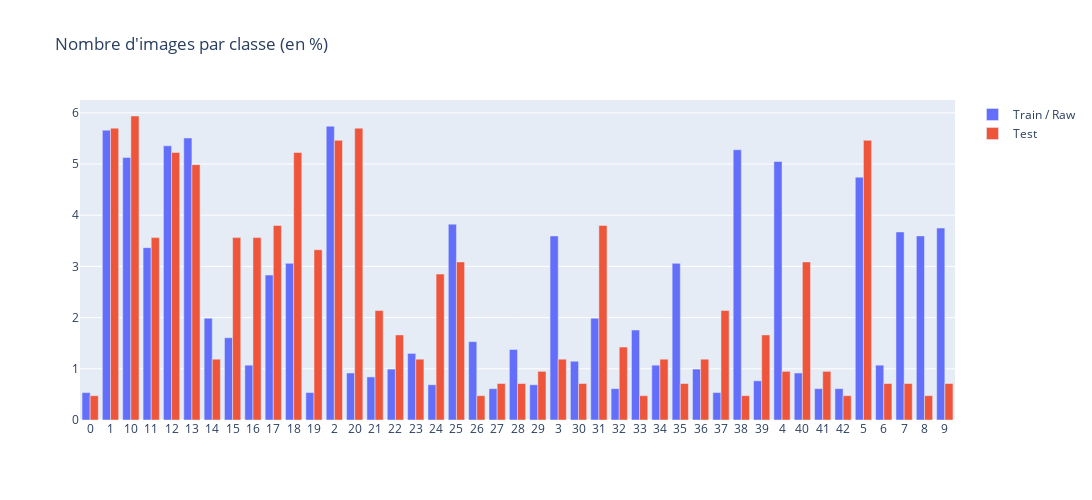

Notebook source saved alongside this figure:
### Markdown cell above
Combinons maintenant toutes ces données, par curiosité.

### Code cell
fig = go.Figure(
    data=[
        go.Bar(name='Train / Raw', x=x_r, y=y_r),
        go.Bar(name='Test', x=x_s, y=y_s)
    ],
    layout_title_text="Nombre d'images par classe (en %)",
    layout_width=1200,
    layout_height=500
)
fig.show()

### Figure 1 — Plotly figure (JSON) as saved in the notebook; plotly's stock layout.template omitted (floating-point values rounded to 4 significant figures)
{"data": [{"name": "Train / Raw", "type": "bar", "x": ["0", "1", "10", "11", "12", "13", "14", "15", "16", "17", "18", "19", "2", "20", "21", "22", "23", "24", "25", "26", "27", "28", "29", "3", "30", "31", "32", "33", "34", "35", "36", "37", "38", "39", "4", "40", "41", "42", "5", "6", "7", "8", "9"], "y": [0.5356, 5.662, 5.126, 3.367, 5.356, 5.509, 1.989, 1.607, 1.071, 2.831, 3.061, 0.5356, 5.738, 0.9182, 0.8416, 0.9947, 1.301, 0.6886, 3.826, 1.53, 0.6121, 1.377, 0.6886, 3.596, 1.148, 1.989, 0.6121, 1.757, 1.071, 3.061, 0.9947, 0.5356, 5.279, 0.7651, 5.05, 0.9182, 0.6121, 0.6121, 4.744, 1.071, 3.673, 3.596, 3.749]}, {"name": "Test", "type": "bar", "x": ["0", "1", "10", "11", "12", "13", "14", "15", "16", "17", "18", "19", "2", "20", "21", "22", "23", "24", "25", "26", "27", "28", "29", "3", "30", "31", "32", "33", "34", "35", "36", "37", "38", "39", "4", "40", "41", "42", "5", "6", "7", "8", "9"], "y": [0.4751, 5.701, 5.938, 3.563, 5.226, 4.988, 1.188, 3.563, 3.563, 3.8, 5.226, 3.325, 5.463, 5.701, 2.138, 1.663, 1.188, 2.85, 3.088, 0.4751, 0.7126, 0.7126, 0.9501, 1.188, 0.7126, 3.8, 1.425, 0.4751, 1.188, 0.7126, 1.188, 2.138, 0.4751, 1.663, 0.9501, 3.088, 0.9501, 0.4751, 5.463, 0.7126, 0.7126, 0.4751, 0.7126]}], "layout": {"height": 500, "title": {"text": "Nombre d'images par classe (en %)"}, "width": 1200}}
